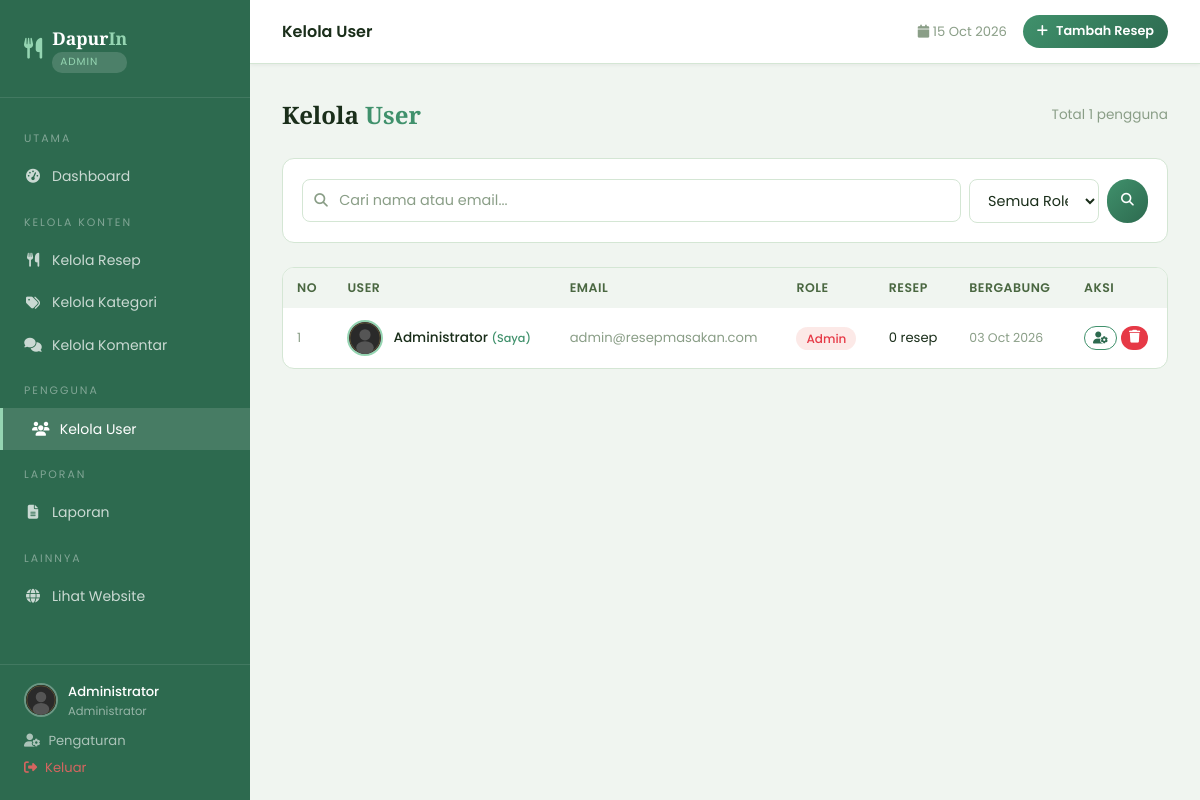
The app's page /admin/kelola-user.php (signed in) with its own data.
### tables this page shows
CREATE TABLE `users` (
    `id` INT(11) UNSIGNED NOT NULL AUTO_INCREMENT,
    `nama` VARCHAR(100) NOT NULL,
    `email` VARCHAR(100) NOT NULL UNIQUE,
    `password` VARCHAR(255) NOT NULL,
    `role` ENUM('admin', 'user') NOT NULL DEFAULT 'user',
    `foto` VARCHAR(255) DEFAULT 'default.png',
    `bio` TEXT DEFAULT NULL,
    `created_at` TIMESTAMP DEFAULT CURRENT_TIMESTAMP,
    `updated_at` TIMESTAMP DEFAULT CURRENT_TIMESTAMP ON UPDATE CURRENT_TIMESTAMP,
    PRIMARY KEY (`id`)
);

### admin/kelola-user.php (the view, shortened to what this page needs)
<?php
require_once 'includes/admin-header.php';
$q        = trim($_GET['q'] ?? '');
$filter   = $_GET['filter'] ?? 'semua';
$page     = max(1, (int)($_GET['page'] ?? 1));
$per_page = 10;
$offset   = ($page - 1) * $per_page;
$where = ['1=1'];
$w = implode(' AND ', $where);
$total      = mysqli_fetch_assoc(mysqli_query($koneksi, "SELECT COUNT(*) t FROM users WHERE $w"))['t'];
$result     = mysqli_query($koneksi,
    "SELECT u.*, (SELECT COUNT(*) FROM resep WHERE user_id=u.id) as total_resep
     FROM users u WHERE $w ORDER BY u.created_at DESC LIMIT $per_page OFFSET $offset");
?>
<div class="page-header">
    <h1>Kelola <span>User</span></h1>
    <span style="font-size:0.85rem; color:var(--text-muted);">Total <?= $total ?> pengguna</span>
</div>
<div style="background:#fff; border:1px solid var(--border); border-radius:var(--radius); padding:1.2rem; margin-bottom:1.5rem; display:flex; gap:1rem; flex-wrap:wrap;">
    <form method="GET" style="display:flex; gap:8px; flex:1; flex-wrap:wrap;">
        <div style="position:relative; flex:1; min-width:200px;">
            <i class="fas fa-search" style="position:absolute; left:12px; top:50%; transform:translateY(-50%); color:var(--text-muted); font-size:0.85rem;"></i>
            <input type="text" name="q" class="form-control" placeholder="Cari nama atau email..."
                   value="<?= htmlspecialchars($q) ?>" style="padding-left:36px;">
        </div>
        <select name="filter" class="form-control" style="width:130px;" onchange="this.form.submit()">
            <option value="semua" <?= $filter==='semua'?'selected':'' ?>>Semua Role</option>
        </select>
        <button type="submit" class="btn btn-gold btn-sm"><i class="fas fa-search"></i></button>
    </form>
</div>
<div style="background:#fff; border:1px solid var(--border); border-radius:var(--radius); overflow:hidden;">
    <table class="admin-table">
        <thead>
            <tr><th>No</th><th>User</th><th>Email</th><th>Role</th><th>Resep</th><th>Bergabung</th><th>Aksi</th></tr>
        </thead>
        <tbody>
        <?php if (mysqli_num_rows($result)===0): ?>
            <tr><td colspan="7" style="text-align:center; padding:3rem; color:var(--text-muted);">Tidak ada user ditemukan</td></tr>
        <?php else: ?>
        <?php $no=$offset+1; while ($u = mysqli_fetch_assoc($result)): ?>
            <tr>
                <td style="color:var(--text-muted); font-size:0.8rem;"><?= $no++ ?></td>
                <td>
                    <div style="display:flex; align-items:center; gap:10px;">
                        <img src="/resep-masakan/uploads/profil/<?= htmlspecialchars($u['foto'] ?? 'default.png') ?>"
                             style="width:36px; height:36px; border-radius:50%; object-fit:cover; border:2px solid var(--green-light);"
                             onerror="this.src='/resep-masakan/assets/images/default-avatar.svg'">
                        <span style="font-size:0.85rem; font-weight:500; color:var(--text-primary);">
                            <?= htmlspecialchars($u['nama']) ?>
                            <?= $u['id']==$_SESSION['user_id'] ? '<span style="font-size:0.7rem; color:var(--green);">(Saya)</span>' : '' ?>
                        </span>
                    </div>
                </td>
                <td style="font-size:0.82rem; color:var(--text-muted);"><?= htmlspecialchars($u['email']) ?></td>
                <td>
                    <span style="padding:3px 10px; border-radius:20px; font-size:0.75rem; font-weight:500;
                                 background:<?= $u['role']==='admin'?'rgba(231,76,60,0.12)':'rgba(64,145,108,0.12)' ?>;
                                 color:<?= $u['role']==='admin'?'var(--danger)':'var(--green-dark)' ?>;">
                        <?= ucfirst($u['role']) ?>
                    </span>
                </td>
                <td style="font-size:0.82rem;"><?= $u['total_resep'] ?> resep</td>
                <td style="font-size:0.78rem; color:var(--text-muted);"><?= date('d M Y', strtotime($u['created_at'])) ?></td>
                <td>
                    <div style="display:flex; gap:4px;">
                        <?php if ($u['id'] !== (int)$_SESSION['user_id']): ?>
                        <a href="?aksi=toggle-role&id=<?= $u['id'] ?>"
                           class="btn btn-outline btn-sm" style="padding:5px 8px; font-size:0.75rem;"
                           title="<?= $u['role']==='admin'?'Jadikan User':'Jadikan Admin' ?>"
                           onclick="return confirm('Ubah role user ini?')">
                            <i class="fas fa-user-cog"></i>
                        </a>
                        <a href="?aksi=hapus&id=<?= $u['id'] ?>"
                           class="btn btn-danger btn-sm" style="padding:5px 8px;"
                           title="Hapus" onclick="return confirm('Yakin hapus user ini?')">
                            <i class="fas fa-trash"></i>
                        </a>
                        <?php else: ?>
                        <span style="font-size:0.75rem; color:var(--text-muted);">—</span>
                        <?php endif; ?>
                    </div>
                </td>
            </tr>
        <?php endwhile; endif; ?>
        </tbody>
    </table>
</div>
<?php require_once 'includes/admin-footer.php'; ?>

### assets/css/style.css (style rules this page uses)
:root { --bg-primary: #f8faf8; --bg-secondary: #f0f5f0; --bg-card: #ffffff; --bg-hover: #e8f0e8; --green-dark: #2d6a4f; --green: #40916c; --green-mid: #52b788; --green-light: #95d5b2; --green-pale: #d8f3dc; --gold: #b5893a; --gold-light: #d4a853; --text-primary: #1a2e1a; --text-secondary: #4a6741; --text-muted: #8a9e87; --border: #d4e6d4; --border-green: rgba(64, 145, 108, 0.3); --danger: #e63946; --success: #2d6a4f; --warning: #e9c46a; --info: #4361ee; --shadow: 0 4px 20px rgba(45, 106, 79, 0.1); --shadow-green: 0 4px 20px rgba(64, 145, 108, 0.2); --radius: 12px; --radius-sm: 8px; --transition: all 0.3s ease; }
*, *::before, *::after { margin: 0; padding: 0; box-sizing: border-box; }
html { scroll-behavior: smooth; }
body { font-family: 'Poppins', sans-serif; background-color: var(--bg-primary); color: var(--text-primary); line-height: 1.6; overflow-x: hidden; }
a { text-decoration: none; color: var(--green); transition: var(--transition); }
img { max-width: 100%; height: auto; display: block; }
.btn { display: inline-flex; align-items: center; gap: 8px; padding: 10px 22px; border-radius: 25px; font-size: 0.875rem; font-weight: 500; font-family: 'Poppins', sans-serif; cursor: pointer; border: none; transition: var(--transition); text-decoration: none; }
.btn-gold { background: linear-gradient(135deg, var(--green), var(--green-dark)); color: #ffffff; font-weight: 600; }
.btn-outline { background: transparent; color: var(--green-dark); border: 1.5px solid var(--green); }
.btn-danger { background: var(--danger); color: #fff; }
.btn-sm { padding: 6px 14px; font-size: 0.8rem; }
.form-control { width: 100%; background: var(--bg-card); border: 1.5px solid var(--border); border-radius: var(--radius-sm); padding: 10px 14px; color: var(--text-primary); font-size: 0.9rem; font-family: 'Poppins', sans-serif; transition: var(--transition); }
.form-control::placeholder { color: var(--text-muted); }
select.form-control { cursor: pointer; }

### admin/includes/admin-header.php (style rules this page uses)
:root { --sidebar-w: 250px; --admin-green: #2d6a4f; --admin-green2: #40916c; }
body { background: #f0f5f0; }
.admin-table { width: 100%; border-collapse: collapse; font-size: 0.875rem; }
.admin-table th { background: var(--bg-secondary); padding: 10px 14px; text-align: left; font-size: 0.78rem; font-weight: 600; color: var(--text-secondary); text-transform: uppercase; letter-spacing: 0.5px; }
.admin-table td { padding: 12px 14px; border-bottom: 1px solid var(--border); color: var(--text-primary); vertical-align: middle; }
.admin-table tr:last-child td { border-bottom: none; }
.page-header { display: flex; align-items: center; justify-content: space-between; margin-bottom: 1.5rem; }
.page-header h1 { font-family: 'Playfair Display', serif; font-size: 1.5rem; color: var(--text-primary); }
.page-header h1 span { color: var(--green); }

### records on screen
users: nama "Administrator", shows "(Saya)", email "admin@resepmasakan.com", role "Admin", total_resep "0", created_at "03 Oct 2026"

### other values on screen
$_SESSION['nama'] "Administrator"
$page_title "Kelola User"
$total "1"
